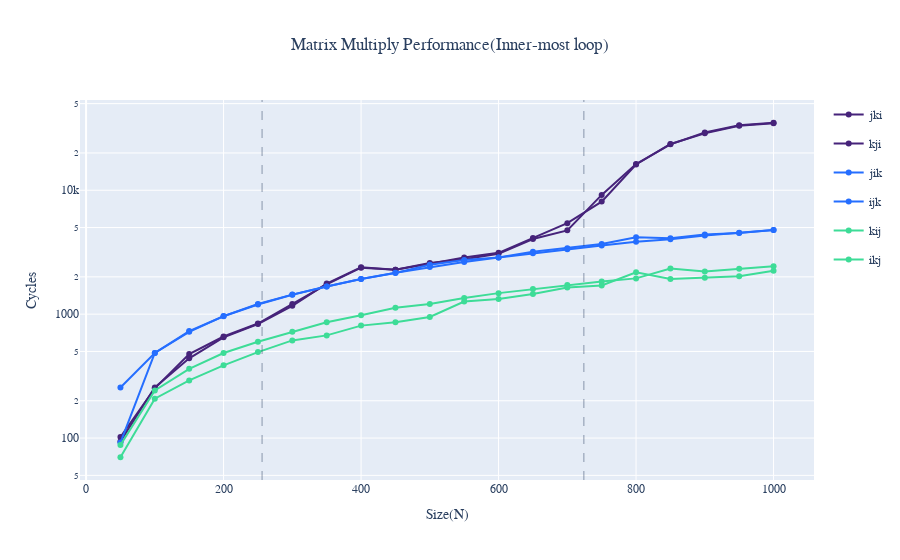

The cell this chart's notebook holds for it:
### Markdown cell above
## Plot inner-most loop cycles per fn

### Code cell
total_df = get_df('inner').to_pandas()
figAC = px.line(total_df, **fig_args(cols, "AC"))
figAB = px.line(total_df, **fig_args(cols, "AB"))
figBC = px.line(total_df, **fig_args(cols, "BC"))

layout = {
    "font": {"family": "Courier New"},
    "title_text": "Matrix Multiply Performance(Inner-most loop)",
    "title_x": 0.5,
    "xaxis_title":"Size(N)",
    "yaxis_title":"Cycles",
    "height": 700
}

fig = go.Figure(layout=layout,data=figAC.data + figAB.data + figBC.data)
fig.add_vline(x=l2_cutoff, line_width=0.5, line_dash="dash")
fig.add_vline(x=l3_cutoff, line_width=0.5, line_dash="dash")
fig.update_yaxes(type="log")
fig.show()

### Figure 1 — Plotly figure (JSON) as saved in the notebook; plotly's stock layout.template omitted (floating-point values rounded to 4 significant figures)
{"data": [{"hovertemplate": "variable=jki<br>N=%{x}<br>value=%{y}<extra></extra>", "legendgroup": "jki", "line": {"color": "#46237a", "dash": "solid"}, "marker": {"symbol": "circle"}, "mode": "markers+lines", "name": "jki", "orientation": "v", "showlegend": true, "type": "scatter", "x": [50, 100, 150, 200, 250, 300, 350, 400, 450, 500, 550, 600, 650, 700, 750, 800, 850, 900, 950, 1000], "xaxis": "x", "y": [102, 252, 476, 660, 840, 1206, 1738, 2370, 2284, 2554, 2868, 3124, 4122, 5424, 8096, 16146, 23616, 28774, 33198, 34774], "yaxis": "y"}, {"hovertemplate": "variable=kji<br>N=%{x}<br>value=%{y}<extra></extra>", "legendgroup": "kji", "line": {"color": "#46237a", "dash": "solid"}, "marker": {"symbol": "circle"}, "mode": "markers+lines", "name": "kji", "orientation": "v", "showlegend": true, "type": "scatter", "x": [50, 100, 150, 200, 250, 300, 350, 400, 450, 500, 550, 600, 650, 700, 750, 800, 850, 900, 950, 1000], "xaxis": "x", "y": [94, 256, 440, 650, 832, 1168, 1764, 2388, 2282, 2582, 2772, 3068, 4038, 4744, 9170, 16272, 23486, 29252, 33490, 35052], "yaxis": "y"}, {"hovertemplate": "variable=jik<br>N=%{x}<br>value=%{y}<extra></extra>", "legendgroup": "jik", "line": {"color": "#256eff", "dash": "solid"}, "marker": {"symbol": "circle"}, "mode": "markers+lines", "name": "jik", "orientation": "v", "showlegend": true, "type": "scatter", "x": [50, 100, 150, 200, 250, 300, 350, 400, 450, 500, 550, 600, 650, 700, 750, 800, 850, 900, 950, 1000], "xaxis": "x", "y": [256, 486, 720, 964, 1206, 1438, 1670, 1922, 2148, 2500, 2738, 2872, 3194, 3408, 3682, 4168, 4104, 4390, 4524, 4778], "yaxis": "y"}, {"hovertemplate": "variable=ijk<br>N=%{x}<br>value=%{y}<extra></extra>", "legendgroup": "ijk", "line": {"color": "#256eff", "dash": "solid"}, "marker": {"symbol": "circle"}, "mode": "markers+lines", "name": "ijk", "orientation": "v", "showlegend": true, "type": "scatter", "x": [50, 100, 150, 200, 250, 300, 350, 400, 450, 500, 550, 600, 650, 700, 750, 800, 850, 900, 950, 1000], "xaxis": "x", "y": [92, 486, 730, 962, 1198, 1436, 1674, 1924, 2158, 2398, 2636, 2870, 3104, 3338, 3586, 3836, 4030, 4310, 4532, 4770], "yaxis": "y"}, {"hovertemplate": "variable=kij<br>N=%{x}<br>value=%{y}<extra></extra>", "legendgroup": "kij", "line": {"color": "#3ddc97", "dash": "solid"}, "marker": {"symbol": "circle"}, "mode": "markers+lines", "name": "kij", "orientation": "v", "showlegend": true, "type": "scatter", "x": [50, 100, 150, 200, 250, 300, 350, 400, 450, 500, 550, 600, 650, 700, 750, 800, 850, 900, 950, 1000], "xaxis": "x", "y": [88, 242, 362, 486, 598, 720, 860, 980, 1128, 1206, 1350, 1478, 1594, 1720, 1834, 1944, 2338, 2210, 2324, 2434], "yaxis": "y"}, {"hovertemplate": "variable=ikj<br>N=%{x}<br>value=%{y}<extra></extra>", "legendgroup": "ikj", "line": {"color": "#3ddc97", "dash": "solid"}, "marker": {"symbol": "circle"}, "mode": "markers+lines", "name": "ikj", "orientation": "v", "showlegend": true, "type": "scatter", "x": [50, 100, 150, 200, 250, 300, 350, 400, 450, 500, 550, 600, 650, 700, 750, 800, 850, 900, 950, 1000], "xaxis": "x", "y": [70, 208, 292, 386, 494, 614, 674, 808, 860, 950, 1264, 1326, 1452, 1638, 1702, 2174, 1924, 1968, 2020, 2242], "yaxis": "y"}], "layout": {"autosize": true, "font": {"family": "Courier New"}, "shapes": [{"line": {"dash": "dash", "width": 0.5}, "type": "line", "x0": 256, "x1": 256, "xref": "x", "y0": 0, "y1": 1, "yref": "y domain"}, {"line": {"dash": "dash", "width": 0.5}, "type": "line", "x0": 724.1, "x1": 724.1, "xref": "x", "y0": 0, "y1": 1, "yref": "y domain"}], "title": {"text": "Matrix Multiply Performance(Inner-most loop)", "x": 0.5}, "xaxis": {"autorange": true, "range": [-7.509, 1058.0], "title": {"text": "Size(N)"}, "type": "linear"}, "yaxis": {"autorange": true, "range": [1.671, 4.719], "title": {"text": "Cycles"}, "type": "log"}}}
